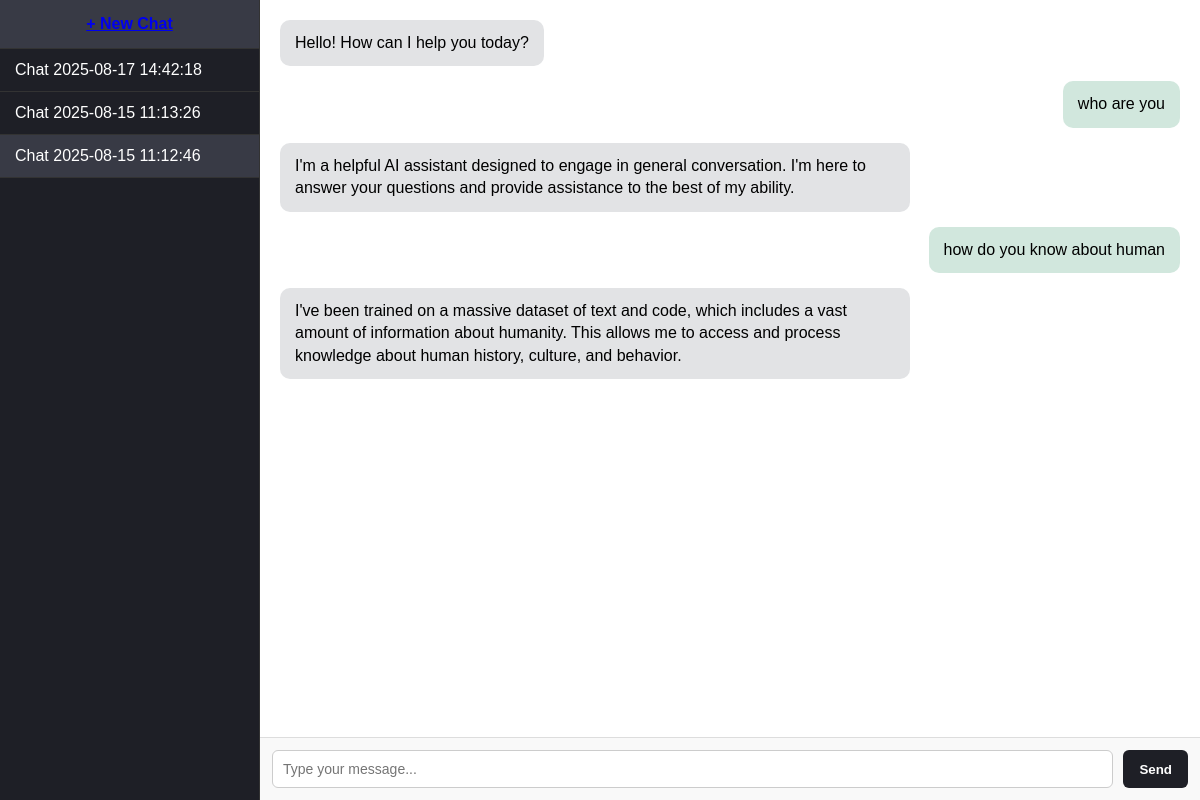
The page /chat/1 on the database its author committed.
### tables this page shows
CREATE TABLE chats (
                    id INTEGER PRIMARY KEY AUTOINCREMENT,
                    title TEXT,
                    created_at TEXT
                );

CREATE TABLE messages (
                    id INTEGER PRIMARY KEY AUTOINCREMENT,
                    chat_id INTEGER,
                    sender TEXT,
                    text TEXT,
                    created_at TEXT,
                    FOREIGN KEY(chat_id) REFERENCES chats(id)
                );

### app.py (the view)
@app.route("/chat/<int:chat_id>")
def view_chat(chat_id):
    conn = sqlite3.connect(DB_FILE)
    c = conn.cursor()
    c.execute("SELECT id, title FROM chats ORDER BY created_at DESC")
    all_chats = c.fetchall()
    c.execute("SELECT sender, text FROM messages WHERE chat_id=? ORDER BY created_at ASC", (chat_id,))
    chat_history = [{"sender": row[0], "text": row[1]} for row in c.fetchall()]
    conn.close()
    return render_template("index.html", chats=all_chats, chat_history=chat_history, current_chat=chat_id)

### templates/index.html (shortened to what this page needs)
<!DOCTYPE html>
<html lang="en">
<head>
</head>
<body>
    <div class="sidebar">
        <a href="{{ url_for('new_chat') }}" class="new-chat">+ New Chat</a>
        <div class="chat-history">
            {% for chat in chats %}
                <a href="{{ url_for('view_chat', chat_id=chat[0]) }}" class="chat-item"
                style="display:block; text-decoration:none; color:white; {% if chat[0] == current_chat %}background-color:#383a45;{% endif %}">
                    {{ chat[1] }}
                </a>
            {% endfor %}
        </div>
    </div>
    <div class="chat-container">
        <div class="chat-messages">
            {% for chat in chat_history %}
                {% if chat.sender == 'user' %}
                    <div class="message user-message">{{ chat.text }}</div>
                {% else %}
                    <div class="message ai-message">{{ chat.text }}</div>
                {% endif %}
            {% endfor %}
        </div>
        <form class="chat-input" method="POST" action="{{ url_for('send_message', chat_id=current_chat) }}">
            <textarea name="message" rows="1" placeholder="Type your message..."></textarea>
            <button type="submit">Send</button>
        </form>
    </div>
</body>
</html>

### templates/index.html (style rules this page uses)
* { margin: 0; padding: 0; box-sizing: border-box; font-family: Arial, sans-serif; }
body { display: flex; height: 100vh; background-color: #f4f4f4; }
.sidebar { width: 260px; background-color: #1e1f26; color: #fff; display: flex; flex-direction: column; border-right: 1px solid #333; }
.new-chat { padding: 15px; text-align: center; background-color: #2a2b36; cursor: pointer; border-bottom: 1px solid #333; font-weight: bold; transition: background 0.2s ease-in-out; }
.chat-history { flex: 1; overflow-y: auto; }
.chat-item { padding: 12px 15px; border-bottom: 1px solid #333; cursor: pointer; transition: background 0.2s ease-in-out; }
.chat-container { flex: 1; display: flex; flex-direction: column; background-color: #fff; }
.chat-messages { flex: 1; padding: 20px; overflow-y: auto; display: flex; flex-direction: column; }
.message { max-width: 70%; margin-bottom: 15px; padding: 12px 15px; border-radius: 10px; line-height: 1.4; }
.user-message { background-color: #d1e7dd; align-self: flex-end; }
.ai-message { background-color: #e2e3e5; align-self: flex-start; }
.chat-input { display: flex; padding: 12px; border-top: 1px solid #ddd; background-color: #f9f9f9; }
.chat-input textarea { flex: 1; resize: none; padding: 10px; border-radius: 6px; border: 1px solid #ccc; outline: none; font-size: 14px; }
.chat-input button { margin-left: 10px; padding: 10px 16px; background-color: #1e1f26; color: white; border: none; border-radius: 6px; cursor: pointer; font-weight: bold; transition: background 0.2s ease-in-out; }

### rows shown on the page
chats: title "Chat 2025-08-17 14:42:18"
chats: title "Chat 2025-08-15 11:13:26"
chats: title "Chat 2025-08-15 11:12:46"
messages: text "Hello! How can I help you today?"
messages: text "who are you"
messages: text "I'm a helpful AI assistant designed to engage in general conversation. I'm here to answer your questions and provide assistance to the best of my ability."
messages: text "how do you know about human"
messages: text "I've been trained on a massive dataset of text and code, which includes a vast amount of information about humanity. This allows me to access and process knowledge about human history, culture, and behavior."
